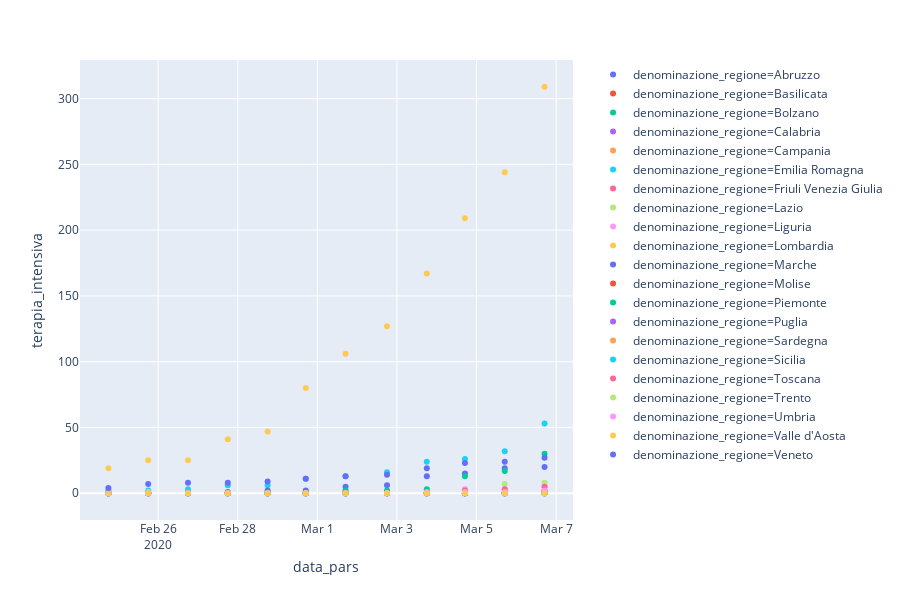

This figure's notebook cell:
### Code cell
## PLOTLY INTERACTIVE
### to see it click on theta symbol next to first chunk
fig = px.scatter(dfreg, x="data_pars", y="terapia_intensiva", color="denominazione_regione",
                 hover_name="totale_casi"#,size="tamponi_positivi"
                )

fig.show()

### Figure 1 — Plotly figure (JSON) as saved in the notebook; plotly's stock layout.template omitted (floating-point values rounded to 4 significant figures)
{"data": [{"hoverlabel": {"namelength": 0}, "hovertemplate": "<b>%{hovertext}</b><br><br>denominazione_regione=Abruzzo<br>data_pars=%{x}<br>terapia_intensiva=%{y}", "hovertext": [0, 0, 0, 1, 1, 2, 5, 5, 6, 7, 8, 9], "legendgroup": "denominazione_regione=Abruzzo", "marker": {"color": "#636efa", "symbol": "circle"}, "mode": "markers", "name": "denominazione_regione=Abruzzo", "showlegend": true, "type": "scatter", "x": ["2020-02-24T18:00:00", "2020-02-25T18:00:00", "2020-02-26T18:00:00", "2020-02-27T18:00:00", "2020-02-28T18:00:00", "2020-02-29T17:00:00", "2020-03-01T17:00:00", "2020-03-02T18:00:00", "2020-03-03T18:00:00", "2020-03-04T17:00:00", "2020-03-05T17:00:00", "2020-03-06T17:00:00"], "xaxis": "x", "y": [0, 0, 0, 0, 0, 0, 0, 0, 0, 0, 0, 0], "yaxis": "y"}, {"hoverlabel": {"namelength": 0}, "hovertemplate": "<b>%{hovertext}</b><br><br>denominazione_regione=Basilicata<br>data_pars=%{x}<br>terapia_intensiva=%{y}", "hovertext": [0, 0, 0, 0, 0, 0, 0, 0, 1, 1, 1, 3], "legendgroup": "denominazione_regione=Basilicata", "marker": {"color": "#EF553B", "symbol": "circle"}, "mode": "markers", "name": "denominazione_regione=Basilicata", "showlegend": true, "type": "scatter", "x": ["2020-02-24T18:00:00", "2020-02-25T18:00:00", "2020-02-26T18:00:00", "2020-02-27T18:00:00", "2020-02-28T18:00:00", "2020-02-29T17:00:00", "2020-03-01T17:00:00", "2020-03-02T18:00:00", "2020-03-03T18:00:00", "2020-03-04T17:00:00", "2020-03-05T17:00:00", "2020-03-06T17:00:00"], "xaxis": "x", "y": [0, 0, 0, 0, 0, 0, 0, 0, 0, 0, 0, 0], "yaxis": "y"}, {"hoverlabel": {"namelength": 0}, "hovertemplate": "<b>%{hovertext}</b><br><br>denominazione_regione=Bolzano<br>data_pars=%{x}<br>terapia_intensiva=%{y}", "hovertext": [0, 1, 1, 1, 1, 1, 1, 1, 1, 1, 1, 4], "legendgroup": "denominazione_regione=Bolzano", "marker": {"color": "#00cc96", "symbol": "circle"}, "mode": "markers", "name": "denominazione_regione=Bolzano", "showlegend": true, "type": "scatter", "x": ["2020-02-24T18:00:00", "2020-02-25T18:00:00", "2020-02-26T18:00:00", "2020-02-27T18:00:00", "2020-02-28T18:00:00", "2020-02-29T17:00:00", "2020-03-01T17:00:00", "2020-03-02T18:00:00", "2020-03-03T18:00:00", "2020-03-04T17:00:00", "2020-03-05T17:00:00", "2020-03-06T17:00:00"], "xaxis": "x", "y": [0, 0, 0, 0, 0, 0, 0, 0, 0, 0, 0, 0], "yaxis": "y"}, {"hoverlabel": {"namelength": 0}, "hovertemplate": "<b>%{hovertext}</b><br><br>denominazione_regione=Calabria<br>data_pars=%{x}<br>terapia_intensiva=%{y}", "hovertext": [0, 0, 0, 0, 1, 1, 1, 1, 1, 1, 2, 4], "legendgroup": "denominazione_regione=Calabria", "marker": {"color": "#ab63fa", "symbol": "circle"}, "mode": "markers", "name": "denominazione_regione=Calabria", "showlegend": true, "type": "scatter", "x": ["2020-02-24T18:00:00", "2020-02-25T18:00:00", "2020-02-26T18:00:00", "2020-02-27T18:00:00", "2020-02-28T18:00:00", "2020-02-29T17:00:00", "2020-03-01T17:00:00", "2020-03-02T18:00:00", "2020-03-03T18:00:00", "2020-03-04T17:00:00", "2020-03-05T17:00:00", "2020-03-06T17:00:00"], "xaxis": "x", "y": [0, 0, 0, 0, 0, 0, 0, 0, 0, 0, 0, 0], "yaxis": "y"}, {"hoverlabel": {"namelength": 0}, "hovertemplate": "<b>%{hovertext}</b><br><br>denominazione_regione=Campania<br>data_pars=%{x}<br>terapia_intensiva=%{y}", "hovertext": [0, 0, 0, 3, 4, 13, 17, 17, 30, 31, 45, 57], "legendgroup": "denominazione_regione=Campania", "marker": {"color": "#FFA15A", "symbol": "circle"}, "mode": "markers", "name": "denominazione_regione=Campania", "showlegend": true, "type": "scatter", "x": ["2020-02-24T18:00:00", "2020-02-25T18:00:00", "2020-02-26T18:00:00", "2020-02-27T18:00:00", "2020-02-28T18:00:00", "2020-02-29T17:00:00", "2020-03-01T17:00:00", "2020-03-02T18:00:00", "2020-03-03T18:00:00", "2020-03-04T17:00:00", "2020-03-05T17:00:00", "2020-03-06T17:00:00"], "xaxis": "x", "y": [0, 0, 0, 0, 0, 0, 0, 0, 0, 0, 0, 0], "yaxis": "y"}, {"hoverlabel": {"namelength": 0}, "hovertemplate": "<b>%{hovertext}</b><br><br>denominazione_regione=Emilia Romagna<br>data_pars=%{x}<br>terapia_intensiva=%{y}", "hovertext": [18, 26, 47, 97, 145, 217, 285, 335, 420, 544, 698, 870], "legendgroup": "denominazione_regione=Emilia Romagna", "marker": {"color": "#19d3f3", "symbol": "circle"}, "mode": "markers", "name": "denominazione_regione=Emilia Romagna", "showlegend": true, "type": "scatter", "x": ["2020-02-24T18:00:00", "2020-02-25T18:00:00", "2020-02-26T18:00:00", "2020-02-27T18:00:00", "2020-02-28T18:00:00", "2020-02-29T17:00:00", "2020-03-01T17:00:00", "2020-03-02T18:00:00", "2020-03-03T18:00:00", "2020-03-04T17:00:00", "2020-03-05T17:00:00", "2020-03-06T17:00:00"], "xaxis": "x", "y": [2, 2, 3, 6, 6, 11, 13, 16, 24, 26, 32, 53], "yaxis": "y"}, {"hoverlabel": {"namelength": 0}, "hovertemplate": "<b>%{hovertext}</b><br><br>denominazione_regione=Friuli Venezia Giulia<br>data_pars=%{x}<br>terapia_intensiva=%{y}", "hovertext": [0, 0, 0, 0, 0, 0, 6, 9, 13, 18, 21, 31], "legendgroup": "denominazione_regione=Friuli Venezia Giulia", "marker": {"color": "#FF6692", "symbol": "circle"}, "mode": "markers", "name": "denominazione_regione=Friuli Venezia Giulia", "showlegend": true, "type": "scatter", "x": ["2020-02-24T18:00:00", "2020-02-25T18:00:00", "2020-02-26T18:00:00", "2020-02-27T18:00:00", "2020-02-28T18:00:00", "2020-02-29T17:00:00", "2020-03-01T17:00:00", "2020-03-02T18:00:00", "2020-03-03T18:00:00", "2020-03-04T17:00:00", "2020-03-05T17:00:00", "2020-03-06T17:00:00"], "xaxis": "x", "y": [0, 0, 0, 0, 0, 0, 0, 0, 0, 0, 0, 0], "yaxis": "y"}, {"hoverlabel": {"namelength": 0}, "hovertemplate": "<b>%{hovertext}</b><br><br>denominazione_regione=Lazio<br>data_pars=%{x}<br>terapia_intensiva=%{y}", "hovertext": [3, 3, 3, 3, 3, 6, 6, 7, 14, 30, 44, 54], "legendgroup": "denominazione_regione=Lazio", "marker": {"color": "#B6E880", "symbol": "circle"}, "mode": "markers", "name": "denominazione_regione=Lazio", "showlegend": true, "type": "scatter", "x": ["2020-02-24T18:00:00", "2020-02-25T18:00:00", "2020-02-26T18:00:00", "2020-02-27T18:00:00", "2020-02-28T18:00:00", "2020-02-29T17:00:00", "2020-03-01T17:00:00", "2020-03-02T18:00:00", "2020-03-03T18:00:00", "2020-03-04T17:00:00", "2020-03-05T17:00:00", "2020-03-06T17:00:00"], "xaxis": "x", "y": [1, 1, 0, 0, 0, 0, 0, 0, 0, 3, 7, 8], "yaxis": "y"}, {"hoverlabel": {"namelength": 0}, "hovertemplate": "<b>%{hovertext}</b><br><br>denominazione_regione=Liguria<br>data_pars=%{x}<br>terapia_intensiva=%{y}", "hovertext": [0, 1, 11, 19, 19, 42, 25, 22, 24, 26, 28, 32], "legendgroup": "denominazione_regione=Liguria", "marker": {"color": "#FF97FF", "symbol": "circle"}, "mode": "markers", "name": "denominazione_regione=Liguria", "showlegend": true, "type": "scatter", "x": ["2020-02-24T18:00:00", "2020-02-25T18:00:00", "2020-02-26T18:00:00", "2020-02-27T18:00:00", "2020-02-28T18:00:00", "2020-02-29T17:00:00", "2020-03-01T17:00:00", "2020-03-02T18:00:00", "2020-03-03T18:00:00", "2020-03-04T17:00:00", "2020-03-05T17:00:00", "2020-03-06T17:00:00"], "xaxis": "x", "y": [0, 0, 0, 0, 0, 1, 1, 1, 2, 3, 3, 5], "yaxis": "y"}, {"hoverlabel": {"namelength": 0}, "hovertemplate": "<b>%{hovertext}</b><br><br>denominazione_regione=Lombardia<br>data_pars=%{x}<br>terapia_intensiva=%{y}", "hovertext": [172, 240, 258, 403, 531, 615, 984, 1254, 1520, 1820, 2251, 2612], "legendgroup": "denominazione_regione=Lombardia", "marker": {"color": "#FECB52", "symbol": "circle"}, "mode": "markers", "name": "denominazione_regione=Lombardia", "showlegend": true, "type": "scatter", "x": ["2020-02-24T18:00:00", "2020-02-25T18:00:00", "2020-02-26T18:00:00", "2020-02-27T18:00:00", "2020-02-28T18:00:00", "2020-02-29T17:00:00", "2020-03-01T17:00:00", "2020-03-02T18:00:00", "2020-03-03T18:00:00", "2020-03-04T17:00:00", "2020-03-05T17:00:00", "2020-03-06T17:00:00"], "xaxis": "x", "y": [19, 25, 25, 41, 47, 80, 106, 127, 167, 209, 244, 309], "yaxis": "y"}, {"hoverlabel": {"namelength": 0}, "hovertemplate": "<b>%{hovertext}</b><br><br>denominazione_regione=Marche<br>data_pars=%{x}<br>terapia_intensiva=%{y}", "hovertext": [0, 0, 1, 3, 6, 11, 25, 35, 61, 84, 124, 159], "legendgroup": "denominazione_regione=Marche", "marker": {"color": "#636efa", "symbol": "circle"}, "mode": "markers", "name": "denominazione_regione=Marche", "showlegend": true, "type": "scatter", "x": ["2020-02-24T18:00:00", "2020-02-25T18:00:00", "2020-02-26T18:00:00", "2020-02-27T18:00:00", "2020-02-28T18:00:00", "2020-02-29T17:00:00", "2020-03-01T17:00:00", "2020-03-02T18:00:00", "2020-03-03T18:00:00", "2020-03-04T17:00:00", "2020-03-05T17:00:00", "2020-03-06T17:00:00"], "xaxis": "x", "y": [0, 0, 0, 1, 2, 2, 5, 6, 13, 15, 19, 20], "yaxis": "y"}, {"hoverlabel": {"namelength": 0}, "hovertemplate": "<b>%{hovertext}</b><br><br>denominazione_regione=Molise<br>data_pars=%{x}<br>terapia_intensiva=%{y}", "hovertext": [0, 0, 0, 0, 0, 0, 0, 0, 3, 3, 7, 12], "legendgroup": "denominazione_regione=Molise", "marker": {"color": "#EF553B", "symbol": "circle"}, "mode": "markers", "name": "denominazione_regione=Molise", "showlegend": true, "type": "scatter", "x": ["2020-02-24T18:00:00", "2020-02-25T18:00:00", "2020-02-26T18:00:00", "2020-02-27T18:00:00", "2020-02-28T18:00:00", "2020-02-29T17:00:00", "2020-03-01T17:00:00", "2020-03-02T18:00:00", "2020-03-03T18:00:00", "2020-03-04T17:00:00", "2020-03-05T17:00:00", "2020-03-06T17:00:00"], "xaxis": "x", "y": [0, 0, 0, 0, 0, 0, 0, 0, 0, 0, 0, 2], "yaxis": "y"}, {"hoverlabel": {"namelength": 0}, "hovertemplate": "<b>%{hovertext}</b><br><br>denominazione_regione=Piemonte<br>data_pars=%{x}<br>terapia_intensiva=%{y}", "hovertext": [3, 3, 3, 2, 11, 11, 49, 51, 56, 82, 108, 143], "legendgroup": "denominazione_regione=Piemonte", "marker": {"color": "#00cc96", "symbol": "circle"}, "mode": "markers", "name": "denominazione_regione=Piemonte", "showlegend": true, "type": "scatter", "x": ["2020-02-24T18:00:00", "2020-02-25T18:00:00", "2020-02-26T18:00:00", "2020-02-27T18:00:00", "2020-02-28T18:00:00", "2020-02-29T17:00:00", "2020-03-01T17:00:00", "2020-03-02T18:00:00", "2020-03-03T18:00:00", "2020-03-04T17:00:00", "2020-03-05T17:00:00", "2020-03-06T17:00:00"], "xaxis": "x", "y": [0, 0, 0, 0, 0, 0, 2, 2, 3, 13, 17, 30], "yaxis": "y"}, {"hoverlabel": {"namelength": 0}, "hovertemplate": "<b>%{hovertext}</b><br><br>denominazione_regione=Puglia<br>data_pars=%{x}<br>terapia_intensiva=%{y}", "hovertext": [0, 0, 0, 1, 3, 3, 3, 4, 6, 9, 14, 17], "legendgroup": "denominazione_regione=Puglia", "marker": {"color": "#ab63fa", "symbol": "circle"}, "mode": "markers", "name": "denominazione_regione=Puglia", "showlegend": true, "type": "scatter", "x": ["2020-02-24T18:00:00", "2020-02-25T18:00:00", "2020-02-26T18:00:00", "2020-02-27T18:00:00", "2020-02-28T18:00:00", "2020-02-29T17:00:00", "2020-03-01T17:00:00", "2020-03-02T18:00:00", "2020-03-03T18:00:00", "2020-03-04T17:00:00", "2020-03-05T17:00:00", "2020-03-06T17:00:00"], "xaxis": "x", "y": [0, 0, 0, 0, 0, 0, 0, 0, 0, 0, 1, 1], "yaxis": "y"}, {"hoverlabel": {"namelength": 0}, "hovertemplate": "<b>%{hovertext}</b><br><br>denominazione_regione=Sardegna<br>data_pars=%{x}<br>terapia_intensiva=%{y}", "hovertext": [0, 0, 0, 0, 0, 0, 0, 0, 1, 2, 2, 5], "legendgroup": "denominazione_regione=Sardegna", "marker": {"color": "#FFA15A", "symbol": "circle"}, "mode": "markers", "name": "denominazione_regione=Sardegna", "showlegend": true, "type": "scatter", "x": ["2020-02-24T18:00:00", "2020-02-25T18:00:00", "2020-02-26T18:00:00", "2020-02-27T18:00:00", "2020-02-28T18:00:00", "2020-02-29T17:00:00", "2020-03-01T17:00:00", "2020-03-02T18:00:00", "2020-03-03T18:00:00", "2020-03-04T17:00:00", "2020-03-05T17:00:00", "2020-03-06T17:00:00"], "xaxis": "x", "y": [0, 0, 0, 0, 0, 0, 0, 0, 0, 0, 0, 0], "yaxis": "y"}, {"hoverlabel": {"namelength": 0}, "hovertemplate": "<b>%{hovertext}</b><br><br>denominazione_regione=Sicilia<br>data_pars=%{x}<br>terapia_intensiva=%{y}", "hovertext": [0, 3, 3, 4, 4, 4, 9, 7, 7, 18, 18, 24], "legendgroup": "denominazione_regione=Sicilia", "marker": {"color": "#19d3f3", "symbol": "circle"}, "mode": "markers", "name": "denominazione_regione=Sicilia", "showlegend": true, "type": "scatter", "x": ["2020-02-24T18:00:00", "2020-02-25T18:00:00", "2020-02-26T18:00:00", "2020-02-27T18:00:00", "2020-02-28T18:00:00", "2020-02-29T17:00:00", "2020-03-01T17:00:00", "2020-03-02T18:00:00", "2020-03-03T18:00:00", "2020-03-04T17:00:00", "2020-03-05T17:00:00", "2020-03-06T17:00:00"], "xaxis": "x", "y": [0, 0, 0, 0, 0, 0, 0, 0, 0, 0, 0, 0], "yaxis": "y"}, {"hoverlabel": {"namelength": 0}, "hovertemplate": "<b>%{hovertext}</b><br><br>denominazione_regione=Toscana<br>data_pars=%{x}<br>terapia_intensiva=%{y}", "hovertext": [0, 2, 2, 2, 8, 11, 13, 13, 19, 38, 61, 79], "legendgroup": "denominazione_regione=Toscana", "marker": {"color": "#FF6692", "symbol": "circle"}, "mode": "markers", "name": "denominazione_regione=Toscana", "showlegend": true, "type": "scatter", "x": ["2020-02-24T18:00:00", "2020-02-25T18:00:00", "2020-02-26T18:00:00", "2020-02-27T18:00:00", "2020-02-28T18:00:00", "2020-02-29T17:00:00", "2020-03-01T17:00:00", "2020-03-02T18:00:00", "2020-03-03T18:00:00", "2020-03-04T17:00:00", "2020-03-05T17:00:00", "2020-03-06T17:00:00"], "xaxis": "x", "y": [0, 0, 0, 0, 0, 0, 0, 0, 0, 2, 3, 5], "yaxis": "y"}, {"hoverlabel": {"namelength": 0}, "hovertemplate": "<b>%{hovertext}</b><br><br>denominazione_regione=Trento<br>data_pars=%{x}<br>terapia_intensiva=%{y}", "hovertext": [0, 0, 0, 0, 0, 0, 0, 0, 4, 5, 7, 10], "legendgroup": "denominazione_regione=Trento", "marker": {"color": "#B6E880", "symbol": "circle"}, "mode": "markers", "name": "denominazione_regione=Trento", "showlegend": true, "type": "scatter", "x": ["2020-02-24T18:00:00", "2020-02-25T18:00:00", "2020-02-26T18:00:00", "2020-02-27T18:00:00", "2020-02-28T18:00:00", "2020-02-29T17:00:00", "2020-03-01T17:00:00", "2020-03-02T18:00:00", "2020-03-03T18:00:00", "2020-03-04T17:00:00", "2020-03-05T17:00:00", "2020-03-06T17:00:00"], "xaxis": "x", "y": [0, 0, 0, 0, 0, 0, 0, 0, 0, 0, 0, 0], "yaxis": "y"}, {"hoverlabel": {"namelength": 0}, "hovertemplate": "<b>%{hovertext}</b><br><br>denominazione_regione=Umbria<br>data_pars=%{x}<br>terapia_intensiva=%{y}", "hovertext": [0, 0, 0, 0, 0, 0, 2, 2, 8, 9, 9, 16], "legendgroup": "denominazione_regione=Umbria", "marker": {"color": "#FF97FF", "symbol": "circle"}, "mode": "markers", "name": "denominazione_regione=Umbria", "showlegend": true, "type": "scatter", "x": ["2020-02-24T18:00:00", "2020-02-25T18:00:00", "2020-02-26T18:00:00", "2020-02-27T18:00:00", "2020-02-28T18:00:00", "2020-02-29T17:00:00", "2020-03-01T17:00:00", "2020-03-02T18:00:00", "2020-03-03T18:00:00", "2020-03-04T17:00:00", "2020-03-05T17:00:00", "2020-03-06T17:00:00"], "xaxis": "x", "y": [0, 0, 0, 0, 0, 0, 0, 0, 1, 1, 1, 2], "yaxis": "y"}, {"hoverlabel": {"namelength": 0}, "hovertemplate": "<b>%{hovertext}</b><br><br>denominazione_regione=Valle d'Aosta<br>data_pars=%{x}<br>terapia_intensiva=%{y}", "hovertext": [0, 0, 0, 0, 0, 0, 0, 0, 0, 0, 2, 7], "legendgroup": "denominazione_regione=Valle d'Aosta", "marker": {"color": "#FECB52", "symbol": "circle"}, "mode": "markers", "name": "denominazione_regione=Valle d'Aosta", "showlegend": true, "type": "scatter", "x": ["2020-02-24T18:00:00", "2020-02-25T18:00:00", "2020-02-26T18:00:00", "2020-02-27T18:00:00", "2020-02-28T18:00:00", "2020-02-29T17:00:00", "2020-03-01T17:00:00", "2020-03-02T18:00:00", "2020-03-03T18:00:00", "2020-03-04T17:00:00", "2020-03-05T17:00:00", "2020-03-06T17:00:00"], "xaxis": "x", "y": [0, 0, 0, 0, 0, 0, 0, 0, 0, 0, 0, 0], "yaxis": "y"}, {"hoverlabel": {"namelength": 0}, "hovertemplate": "<b>%{hovertext}</b><br><br>denominazione_regione=Veneto<br>data_pars=%{x}<br>terapia_intensiva=%{y}", "hovertext": [33, 43, 71, 111, 151, 191, 263, 273, 307, 360, 407, 488], "legendgroup": "denominazione_regione=Veneto", "marker": {"color": "#636efa", "symbol": "circle"}, "mode": "markers", "name": "denominazione_regione=Veneto", "showlegend": true, "type": "scatter", "x": ["2020-02-24T18:00:00", "2020-02-25T18:00:00", "2020-02-26T18:00:00", "2020-02-27T18:00:00", "2020-02-28T18:00:00", "2020-02-29T17:00:00", "2020-03-01T17:00:00", "2020-03-02T18:00:00", "2020-03-03T18:00:00", "2020-03-04T17:00:00", "2020-03-05T17:00:00", "2020-03-06T17:00:00"], "xaxis": "x", "y": [4, 7, 8, 8, 9, 11, 13, 14, 19, 23, 24, 27], "yaxis": "y"}], "layout": {"height": 600, "legend": {"tracegroupgap": 0}, "margin": {"t": 60}, "xaxis": {"anchor": "y", "domain": [0, 0.98], "title": {"text": "data_pars"}}, "yaxis": {"anchor": "x", "domain": [0, 1], "title": {"text": "terapia_intensiva"}}}}
